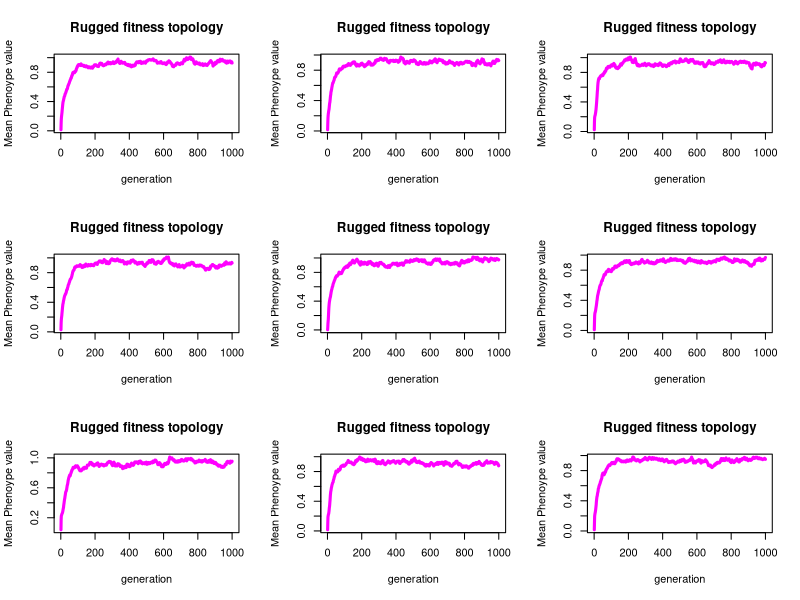

R code for this plot:
#A simple quantitative genetic model. Assumes infitite sites, that is, that 
#the genome is big enough that two mutations won't happen at the same site.
#Also assumes no recombination.

##Set some model parameters
N <- 500 #set a population size
mu <- 0.05 #mutation rate per individuals, per generation
sigma <- 0.1 #variance of QTL effects
#O <- 1 #optimal phenotype
#s <- 3 #strength of selection (smaller is stronger)
P <- rep(0, N) #initialize phenotypes
W <- numeric(length=N) #intialize vector of fitnesses
gens <- 1000 #how many generations to simulate

#here's polynomial fitness function that generates a multi-optima topology
fitness <- function(x){
    w <- -x^4 + 8.2*x^3 - 22.2*x^2 + 23*x
    w[w<0.2] <- 0.2
    return(w)
}

evolve <- function(){
    Pmeans <- numeric(length=gens)
    for (i in 1:gens){
        #do a round of QTL mutation
        for (n in 1:N){ #for each individual
            mut <- rbinom(1,1,mu) #roll the ol' mutation dice
            if (mut==1){ #if a mutation happened
                qtl.effect <- rnorm(1,0,sigma) #get an allele effect
                P[n] <- P[n] + qtl.effect #add it to phenotype value
            }
        }
        #do a round of selection and population regulation
        #Use our gnarly, multi-peak fitness function    
        x <- seq(0,5,0.01)
        Z <- fitness(x)
        scale <- max(Z)
        W <- fitness(P) / scale
        P <- sample(P,N,replace=T,prob=W) 
        Pmeans[i] <- mean(P)
    }
    return(Pmeans)
}

par(mfrow=c(3,3))
for (i in 1:9){
    Pmeans <- evolve()
    plot(Pmeans ~ seq(1,gens), type='l', col='magenta', lwd=3, xlab='generation', ylab='Mean Phenoype value', main='Rugged fitness topology')
}


